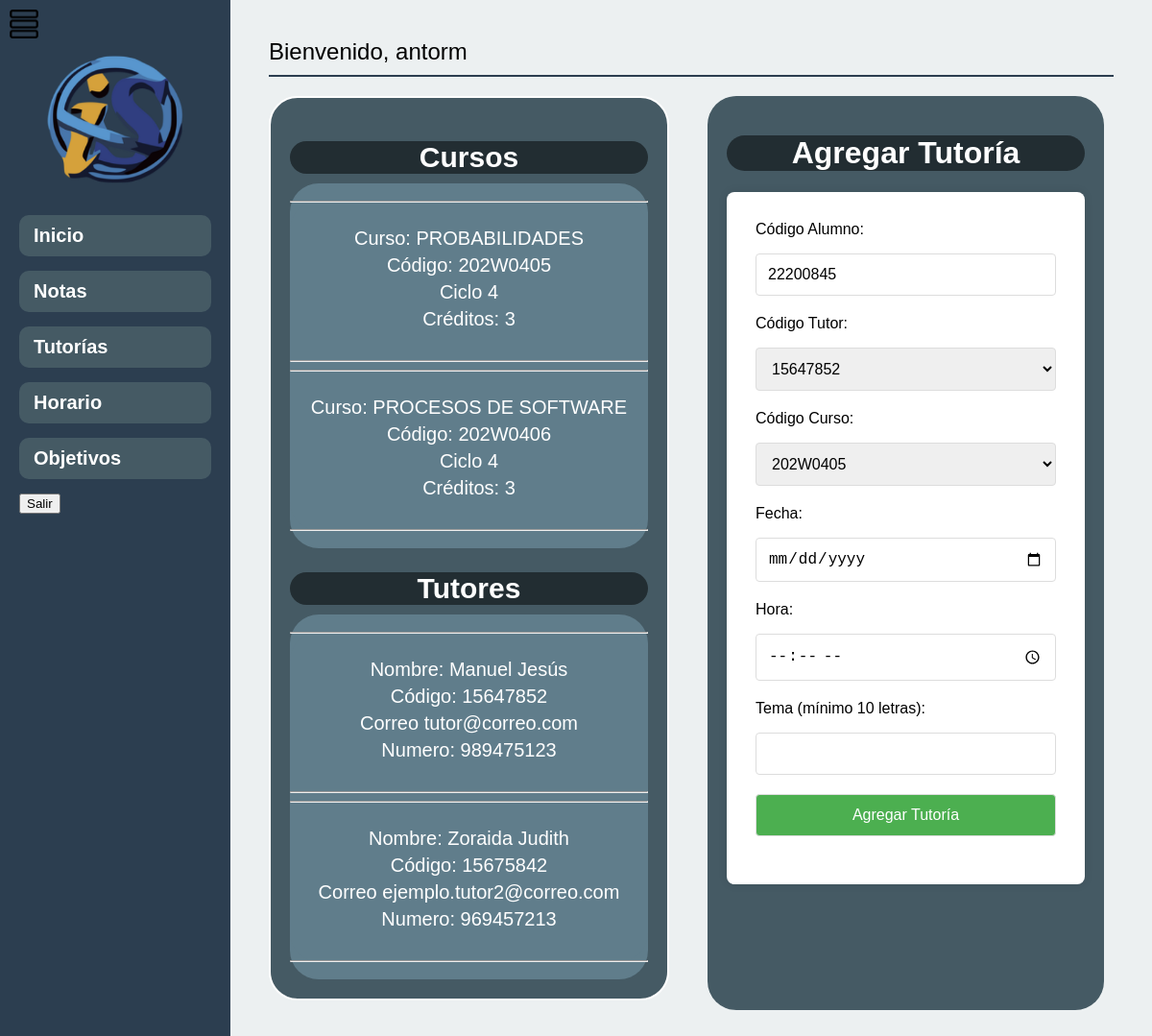
/dashboard_tutorias.php (signed in), run on the app's committed database.
### tables this page shows
CREATE TABLE `curso` (
  `cod_curso` varchar(20) NOT NULL,
  `nombre_curso` varchar(30) NOT NULL,
  `ciclo` int NOT NULL,
  `creditos` int NOT NULL
);

CREATE TABLE `tutor` (
  `cod_tutor` varchar(20) NOT NULL,
  `id_usuario` int NOT NULL,
  `nombre` varchar(40) NOT NULL,
  `apellidos` varchar(40) NOT NULL,
  `correo` varchar(50) NOT NULL,
  `numero_celular` varchar(10) NOT NULL
);

CREATE TABLE `alumno` (
  `cod_alumno` varchar(20) NOT NULL,
  `id_usuario` int NOT NULL,
  `nombre` varchar(40) NOT NULL,
  `apellidos` varchar(40) NOT NULL,
  `correo` varchar(40) NOT NULL,
  `facultad` varchar(50) NOT NULL,
  `numero_celular` varchar(10) NOT NULL
);

### dashboard_tutorias.php (the view, shortened to what this page needs)
<?php
include 'conn/connection.php';
$nombre_usuario = $_SESSION['nombre'];
try {
    $stmt_usuario = $conn->prepare("SELECT id FROM usuarios WHERE nombre_usuario = :nombre_usuario");
    $stmt_usuario->bindParam(':nombre_usuario', $nombre_usuario);
    $stmt_usuario->execute();
    if ($stmt_usuario->rowCount() > 0) {
        $resultado_usuario = $stmt_usuario->fetch(PDO::FETCH_ASSOC);
        $id_usuario = $resultado_usuario['id'];
        $stmt_alumno = $conn->prepare("SELECT cod_alumno, apellidos, nombre, facultad FROM alumno WHERE id_usuario = :id_usuario");
        $stmt_alumno->bindParam(':id_usuario', $id_usuario);
        $stmt_alumno->execute();
        if ($stmt_alumno->rowCount() > 0) {
            $resultado_alumno = $stmt_alumno->fetch(PDO::FETCH_ASSOC);
            $cod_alumno = $resultado_alumno['cod_alumno'];
        } else {
            $cod_alumno = "No disponible";
            $apellidos = "No disponible";
            $nombre = "No disponible";
            $facultad = "No disponible";
        }
    } else {
        $cod_alumno = "No disponible";
        $apellidos = "No disponible";
        $nombre = "No disponible";
        $facultad = "No disponible";
    }
} catch(PDOException $e) {
    $cod_alumno = "Error";
    $apellidos = "Error";
    $nombre = "Error";
    $facultad = "Error";
}
?>
<!DOCTYPE html>
<html lang="es">
<head>
</head>
<body>
    <div class="container">
        <div class="sidebar" id="sidebar">
            <div class="sidebar-logo">
                <img src="fisi.png" alt="Logo Facultad">
            </div>
            <ul>
                <li><a href="dashboard_alumno.php">Inicio</a></li>
                <li><a href="notas.php">Notas</a></li>
                <li><a href="dashboard_tutorias.php">Tutorías</a></li>
                <li><a href="horario.php">Horario</a></li>
                <li><a href="objetivos.php">Objetivos</a></li>
                <li><button onclick="showPopup()">Salir</button></li>
            </ul>
        </div>
        <div class="main-content">
            <?php
            if (isset($_SESSION['nombre'])) {
                echo "<div class='welcome-message'>Bienvenido, " . $_SESSION['nombre']. "</div>";
            } else {
                echo "<p>Por favor, inicia sesión para ver tus datos.</p>";
            }
            ?>
            <div class="cont_general">
                <div class="contenedor-general">
                    <div class="contenedor-datos">
                        <?php
                        $servername = "127.0.0.1:3307";
                        $username = "pma";
                        $password = "";
                        $dbname = "sma_unayoe";
                        $conn = new mysqli($servername, $username, $password, $dbname);
                        $cursos_query = "SELECT * FROM curso";
                        $cursos_result = $conn->query($cursos_query);
                        $tutores_query = "SELECT * FROM tutor";
                        $tutores_result = $conn->query($tutores_query);
                        if ($cursos_result->num_rows > 0) {
                            echo "<h2 class='titulo-seccion'>Cursos</h2>";
                            echo "<div class='contenedor-cursos'>";
                            echo "<ul class='lista-cursos style='padding: 0px;'>";
                            while ($curso = $cursos_result->fetch_assoc()) {
                                echo "<hr>";
                                echo "<br><li class='item-curso' style='font-size: 20px;'>Curso: {$curso['nombre_curso']}</li>";
                                echo "<li class='item-curso'>Código: {$curso['cod_curso']}</li>";
                                echo "<li class='item-curso'>Ciclo {$curso['ciclo']}</li>";
                                echo "<li class='item-curso'>Créditos: {$curso['creditos']}</li><br>";
                                echo "<hr>";
                            }
                            echo "</ul>";
                            echo "</div>";
                        } else {
                            echo "No hay cursos disponibles.";
                        }
                        if ($tutores_result->num_rows > 0) {
                            echo "<h2 class='titulo-seccion'>Tutores</h2>";
                            echo "<div class='contenedor-tutores'>";
                            echo "<ul class='lista-tutores'>";
                            while ($tutor = $tutores_result->fetch_assoc()) {
                                echo "<hr>";
                                echo "<br><li class='item-curso'>Nombre: {$tutor['nombre']}</li>";
                                echo "<li class='item-curso'>Código: {$tutor['cod_tutor']}</li>";
                                echo "<li class='item-curso'>Correo {$tutor['correo']}</li>";
                                echo "<li class='item-curso'>Numero: {$tutor['numero_celular']}</li><br>";
                                echo "<hr>";
                            }
                            echo "</ul>";
                            echo "</div>";
                        } else {
                            echo "No hay tutores disponibles.";
                        }
                        ?>
                    </div>
                    <div class="contenedor-form">
                        <h1 class="titulo_agregar_tutoria">Agregar Tutoría</h1>
                        <form method="post" action="<?php echo htmlspecialchars($_SERVER["PHP_SELF"]); ?>">
                            <label for="codalumno">Código Alumno:</label>
                            <input type="text" name="codalumno" value="<?php echo htmlspecialchars($cod_alumno); ?>" readonly required>
                            <label for="codtutor">Código Tutor:</label>
                            <select name="codtutor" required>
                                <?php
                                $conexion = new mysqli("localhost:3307", "pma", "", "sma_unayoe");
                                $consulta_tutores = $conexion->query("SELECT cod_tutor FROM tutor ORDER BY nombre");
                                while ($fila = $consulta_tutores->fetch_assoc()) {
                                    echo "<option value='" . $fila['cod_tutor'] . "'>" . $fila['cod_tutor'] . "</option>";
                                }
                                ?>
                            </select>
                            <label for="codcurso">Código Curso:</label>
                            <select name="codcurso" required>
                                <?php
                                $conexion = new mysqli("localhost:3307", "pma", "", "sma_unayoe");
                                $consulta_cursos = $conexion->query("SELECT cod_curso FROM curso ORDER BY nombre_curso");
                                while ($fila = $consulta_cursos->fetch_assoc()) {
                                    echo "<option value='" . $fila['cod_curso'] . "'>" . $fila['cod_curso'] . "</option>";
                                }
                                ?>
                            </select>
                            <label for="fecha">Fecha:</label>
                            <input type="date" name="fecha" required>
                            <label for="hora">Hora:</label>
                            <input type="time" name="hora" required>
                            <label for="tema">Tema (mínimo 10 letras):</label>
                            <input type="text" name="tema" required minlength="10">
                            <button type="submit">Agregar Tutoría</button>
                        </form>
                    </div>
                </div>
            </div>
        </div>
    </div>
    <div class="menu-toggle" onclick="toggleSidebar()">
        <img src="icono_menu.png" alt="Menú">
    </div>
</body>
</html>

### dashboard_tutorias.php (style rules this page uses)
body { font-family: Arial, sans-serif; margin: 0; padding: 0; background-color: #f4f4f4; }
.container { display: flex; min-height: 100vh; }
.sidebar { background-color: #2c3e50; color: #fff; padding: 20px; width: 200px; transition: width 0.5s; overflow-x: hidden; }
.sidebar ul { list-style: none; padding: 0; margin: 0; visibility: visible; opacity: 1; transition: opacity 0.5s; }
.sidebar li { margin-bottom: 15px; }
.sidebar a { color: #fff; text-decoration: none; font-size: 20px; font-weight: bold; display: block; padding: 10px 15px; border-radius: 10px; transition: background-color 0.3s; background-color: #455a64; }
.sidebar-logo { text-align: center; margin-bottom: 20px; transition: all 0.5s; }
.sidebar-logo img { max-width: 150px; margin-top: 30px; transition: all 0.5s; }
.main-content { background-color: #ecf0f1; padding: 20px; flex: 1; display: flex; flex-direction: column; align-items: flex-start; position: relative; }
.welcome-message { margin-bottom: 20px; font-size: 24px; border-bottom: 2px solid #2c3e50; padding-bottom: 10px; width: 100%; }
.menu-toggle { position: absolute; top: 10px; left: 10px; cursor: pointer; }
.menu-toggle img { width: 30px; }
.contenedor-general { width: 100%; display: flex; flex-direction: row; }
.contenedor-datos { width: 50%; align-items: center; justify-content: center; background-color: #455a64; margin: 0px 20px 10px 0px; border: 2px solid #ffffff; padding: 20px; text-align: center; border-radius: 30px; }
.contenedor-form { width: 50%; align-items: center; justify-content: center; background-color: #455a64; margin: 0px 10px 0px 20px; padding: 20px 20px 40px 20px; border-radius: 30px; }
.main-content { flex: 1; padding: 40px; width: 100%; }
.cont_general { width:100%; }
.main-content h1 { color: #fff; width: 100%; text-align: center; }
.titulo_agregar_tutoria { text-align: center; color: #000; background-color: rgba(0, 0, 0, 0.5); border-radius: 30px; }
form { max-width: 500px; margin: auto; padding: 30px; background-color: #fff; border-radius: 8px; box-shadow: 0 0 10px rgba(0, 0, 0, 0.1); }
form label { display: block; margin-bottom: 16px; }
form input, form select, form button { font-size: 16px; width: 100%; padding: 12px; margin-bottom: 20px; border: 1px solid #ddd; border-radius: 4px; box-sizing: border-box; }
form button { background-color: #4caf50; color: #fff; cursor: pointer; }
.titulo-seccion { color: #ffffff; font-size: 30px; margin-bottom: 10px; background-color: rgba(0, 0, 0, 0.5); border-radius: 30px; }
.contenedor-cursos { color: #ffffff; background-color: #607d8b; border-radius: 30px; padding: 10px 0px 10px 0px; }
.contenedor-tutores { color: #ffffff; background-color: #607d8b; border-radius: 30px; padding: 10px 0px 10px 0px; }
.lista-cursos, .lista-tutores { color: #ffffff; list-style: none; padding: 0; margin: 0; background-color: #607d8b; border-radius: 30px; }
.item-curso, .item-tutor { color: #ffffff; font-size: 20px; margin-bottom: 5px; list-style: none; }

### data on the page
curso: nombre_curso "PROBABILIDADES", cod_curso "202W0405", ciclo "4", creditos "3"
curso: nombre_curso "PROCESOS DE SOFTWARE", cod_curso "202W0406", ciclo "4", creditos "3"
tutor: nombre "Manuel Jesús", cod_tutor "15647852", correo "tutor@correo.com", numero_celular "989475123"
tutor: nombre "Zoraida Judith", cod_tutor "15675842", correo "ejemplo.tutor2@correo.com", numero_celular "969457213"
alumno: codalumno "22200845"

### other printed values
$_SESSION['nombre'] "antorm"
form field codtutor "15647852"
form field codcurso "202W0405"
